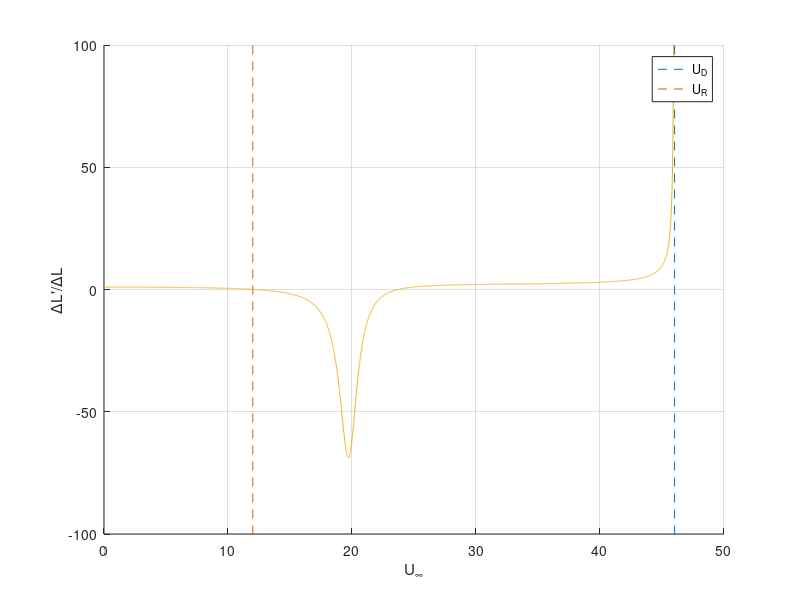

Write the MATLAB code that produced this figure. (Note: this script raises an error after producing the figure.)
clc;
clear all;
close all;


% Written by: Joel Campo, Albert Chacón
% Vehicles Aeroespacials. MUEA.
% Aeroelasticity Project

%% Hypotesis
% - Weight loads are negligible compared to aerodynamic loads.
% - All spring deformations are small (small angles hypothesis holds).
% - Panels are flat and thin.
% - Incompressible and inviscid flow (consider an air density of 𝜌𝜌= 1.25 kg/m3).
% - Induced velocities in the spanwise direction are negligible (strip theory).

%% INPUT DATA
% Geometric
c_1 = 0.65; % m
c_2 = 0.50; % m
h_0 = 1.50; % m
h_1 = 1.25; % m
h_2 = 1.75; % m
x_1 = 0.22; % m
x_2 = 0.20; % m
s   = 0.17; % m

% Material
mu  = 2.0; % kg/m^2
k_1 = 4000; % N/m
k_2 = 3000; % N/m
k_3 = 4000; % N/m
k_4 = 2000; % N/m
k_5 = 2500; % N/m

% Others
rho = 1.25; %kg/m^3

%% PART B - Structural dynamics modelling
% Previous calculations
m_1 = mu * h_1 * c_1;
m_2 = mu * h_2 * c_1;
m_3 = mu * h_2 * c_2;

Is_1 = (1/12) * m_1 * c_1^2 + m_1 * (0.5 * c_1 - x_1)^2;
Is_2 = (1/12) * m_2 * c_1^2 + m_2 * (0.5 * c_1 - x_1)^2;
Is_3 = (1/12) * m_3 * c_2^2 + m_3 * (0.5 * c_2 - x_2)^2;

% Stiffness Matrix computation
K = zeros(5,5);

K(1,1) = k_3 * x_1^2;
K(1,2) = -1 * (k_3 * x_1^2);

K(2,1) = -1 * (k_3 * x_1^2);
K(2,2) = k_3 * x_1^2 + k_4 * (c_1 - x_1)^2;
K(2,4) = -1 * ((k_4/h_0) * (c_1 - x_1)^2);
K(2,5) = (k_4/h_0) * (c_1 - x_1)^2;

K(3,3) = k_5 * x_2^2;
K(3,4) = -1 * ((k_5/h_0) * x_2^2);
K(3,5) = (k_5/h_0) * x_2^2;

K(4,2) = -1 * ((k_4/h_0) * (c_1 - x_1)^2);
K(4,3) = -1 * ((k_5/h_0) * x_2^2);
K(4,4) = k_1 + ((k_4/(h_0^2)) * (c_1 - x_1)^2) + ((k_5/(h_0^2)) * x_2^2);
K(4,5) = -1 * ((k_4/(h_0^2)) * (c_1 - x_1)^2) - ((k_5/(h_0^2)) * x_2^2);

K(5,2) = (k_4/h_0) * (c_1 - x_1)^2;
K(5,3) = (k_5/h_0) * x_2^2;
K(5,4) = -1 * ((k_4/(h_0^2)) * (c_1 - x_1)^2) - ((k_5/(h_0^2)) * x_2^2);
K(5,5) = k_2 + ((k_4/(h_0^2)) * (c_1 - x_1)^2) + ((k_5/(h_0^2)) * x_2^2);

% Mass Matrix computation
M = zeros(5,5);

M(1,1) = Is_1;
M(1,4) = m_1 * (x_1 - c_1/2);

M(2,2) = Is_2;
M(2,4) = m_2 * (x_1 - c_1/2);

M(3,3) = Is_3;
M(3,5) = m_3 * (x_2 - c_2/2);

M(4,1) = m_1 * (x_1 - c_1/2);
M(4,2) = m_2 * (x_1 - c_1/2);
M(4,4) = m_1 + m_2;

M(5,3) = m_3 * (x_2 - c_2/2);
M(5,5) = m_3;

% EIGENVALUES COMPUTATION
n_eigval = 5;
[mode,value] = eigs(K,M,n_eigval);

freq = diag(sqrt(value));

% Mode shapes (required results)
modeshape = zeros(5);

for i = 1:n_eigval
    modeshape(i,1) = (mode(4,i) + mode(5,i))/2;
    modeshape(i,2) = (mode(4,i) - mode(5,i))/h_0;
    modeshape(i,3) = (mode(1,i) - mode(2,i));
    modeshape(i,4) = (mode(2,i) - modeshape(i,2));
    modeshape(i,5) = (mode(3,i) - modeshape(i,2));
end

MODE_1 = mode(:,1);
MODE_2 = mode(:,2);
MODE_3 = mode(:,3);
MODE_4 = mode(:,4);
MODE_5 = mode(:,5);

% Plotting (if needed)
% n_mode = MODE_1;
% plot_structure(n_mode(4),n_mode(5),n_mode(1),n_mode(2),n_mode(3));

%% PART C - Aeroelastic analysis
% Force Vector computation (matrix)
S = zeros(5,3);

S(1,1) = h_1 * (x_1 - c_1/4);

S(2,2) = h_2 * (x_1 - c_1/4);

S(3,3) = h_2 * (x_2 - c_2/4);

S(4,1) = h_1;
S(4,2) = h_2;

S(5,3) = h_2;

% Aerodynamics Matrix computation

C = zeros(3,3);

C(1,1) = pi * c_1;

C(2,2) = (-1)/((c_2/(4 * pi * ((3/4) * c_1 - (1/4) * c_2 - x_1 - h_0 + x_2) * ((3/4) * c_2 - (1/4) * c_1 + x_1 + h_0 - x_2))) - 1/(pi * c_1));
C(2,3) = ((1 * c_2)/(2 * ((3/4) * c_1 - (1/4) * c_2 - x_1 - h_0 + x_2)))/((c_2/(4 * pi * ((3/4) * c_1 - (1/4) * c_2 - x_1 - h_0 + x_2) * ((3/4) * c_2 - (1/4) * c_1 + x_1 + h_0 - x_2))) - 1/(pi * c_1));

C(3,2) = ((1 * c_1)/(2 * ((3/4) * c_2 - (1/4) * c_1 + x_1 + h_0 - x_2)))/((c_1/(4 * pi * ((3/4) * c_1 - (1/4) * c_2 - x_1 - h_0 + x_2) * ((3/4) * c_2 - (1/4) * c_1 + x_1 + h_0 - x_2))) - 1/(pi * c_2));
C(3,3) = (-1)/((c_1/(4 * pi * ((3/4) * c_1 - (1/4) * c_2 - x_1 - h_0 + x_2) * ((3/4) * c_2 - (1/4) * c_1 + x_1 + h_0 - x_2))) - 1/(pi * c_2));

C = rho * C;

C_coupling = zeros(3,5);

C_coupling(1,1) = 1;
C_coupling(2,2) = 1;
C_coupling(3,3) = 1;

% Divergence COUPLED SYSTEM
U_inf = 1;

l = rho * U_inf^2 * C * C_coupling;
A = S * C * C_coupling;

% Divergence Speed Static Cond (a)
[mode_A, value_A] = eigs(K,A,n_eigval);

U_Div_eigen = sqrt(diag(value_A));
U_Div = real(U_Div_eigen(3));

% Potential control reversal conditions (b)
% Small calculations
C_delta = 1.3149;
delta_l_1 = 0.784375;
delta_l_f = 0.530875;
xp_delta_1 = (c_1 - 3/4 * s)/(4 - x_1);
%xp_delta = x_1 - ((c_1 - s)/(4 * delta_l_1 + (c_1 - 3/4 * s) * delta_l_f));
xp_delta = x_1 - ((c_1 - s)/4 * delta_l_1 + (c_1 - 3 * s/4) * delta_l_f);

% Coupled System resolution
S_delta = zeros(5,1);

S_delta(1) = h_1 * xp_delta;
S_delta(4) = h_1;

f_delta = C_delta * S_delta;

D_ini = zeros(1,3);
D_ini(1) = C(1,1)/rho;
D_ini(2) = (C(2,2) + C(2,3))/rho;
D_ini(3) = (C(3,2) + C(3,3))/rho;
D = D_ini * C_coupling;

% Delta Lift Ratio Computation
U_discret = 0:0.01:U_Div;
Delta_Lift_Ratio = zeros(length(U_discret),1);

for i = 1:length(U_discret)
    Delta_Lift_Ratio(i) = 1 + (U_discret(i)^2/C_delta) * (D/(K - U_discret(i)^2 * A) * f_delta);
end

% For better plotting (calculated after the first plotting)
U_r = [12 12]; % Matching first U_R = 0 --> Aproximately
DeltaL_U_r = [-200 200]; % Matching final asymptote
U_d = [U_Div U_Div];

% Required plot
figure 
hold on
plot(U_d, DeltaL_U_r,'--')
plot(U_r, DeltaL_U_r,'--')
plot(U_discret, Delta_Lift_Ratio)
xlabel('U_{\infty}')
ylabel('\DeltaL''/\DeltaL')
ylim([-100 100])
legend('U_D','U_R')
hold off
grid on

% Flutter (c)











B11 = (pi*c1^2/4)*rho;
B22 = (pi*c1^2/4)*rho;
B33 = (pi*c2^2/4)*rho;
b1 = x1-c1*3/4;
b2 = x1-c1*3/4;
b3 = x2-c2*3/4;

A0 = A;
B0 = [b1 0 0 1 0;
    0 b2 0 1 0;
    0 0 b3 0 1];

B1 = [B11 0 0 0 0;
    0 B22 0 0 0;
    0 0 B33 0 0];


S1 = [h1*(x1-3*c1/4) S12 S13;
    S21 h2*(x1-3*c1/4) S23;
    S31 S32 h2*(x2-3*c2/4);
    S41 S42 S43;
    S51 S52 S53];


U_range = 0:0.01:100;  
A1 = S1*B1 - S*C*B0;
A = zeros(10,10,length(U_range));
B = zeros(10,10,length(U_range));
eigsReal = zeros(10,length(U_range));
maxRealEig = zeros(length(U_range),1);
eigsImaginary = zeros(length(U_range),1);

YPlotReal = zeros(10, length(U_range));
YPlotIm = zeros(10, length(U_range));

for i = 1:length(U_range)
    A(1:5,1:5,i) = K-U_range(i)^2*A0;
    A(6:10,1:5,i) = zeros(5);
    A(1:5,6:10,i) = zeros(5);
    A(6:10,6:10,i) = eye(5);
    
    B(1:5,1:5,i) = U_range(i)*A1;
    B(6:10,1:5,i) = eye(5);
    B(1:5,6:10,i) = -M;
    B(6:10,6:10,i) = zeros(5);
    
    [MODES3, EIGENVAL3] = eig(A(:,:,i),B(:,:,i));
    eigsReal(:,i) = real(diag(EIGENVAL3));
    [maxRealEig(i),pos] = max(eigsReal(:,i)); 
    diagEigen = diag(EIGENVAL3);
%     eigsImaginary(i) = imag(diagEigen(pos));

    YPlotReal(:,i) = (eigsReal(:,i)*c2)/(2*U_range(i));
    YPlotIm(:,i) = imag(diag(EIGENVAL3))./(2*pi);
end

flutter = 6.23;

figure 
hold on
xline(flutter,'--')
plot(U_range,YPlotReal,'.')
grid on
legend('Flutter')
xlabel('U_{\infty}')
ylabel('p^Rc/2U_{\infty} ')
hold off

figure 
hold on
plot(U_range,YPlotIm,'.');
xlabel('U_{\infty}')
ylabel('p^I/2\pi ')
grid on
hold off
